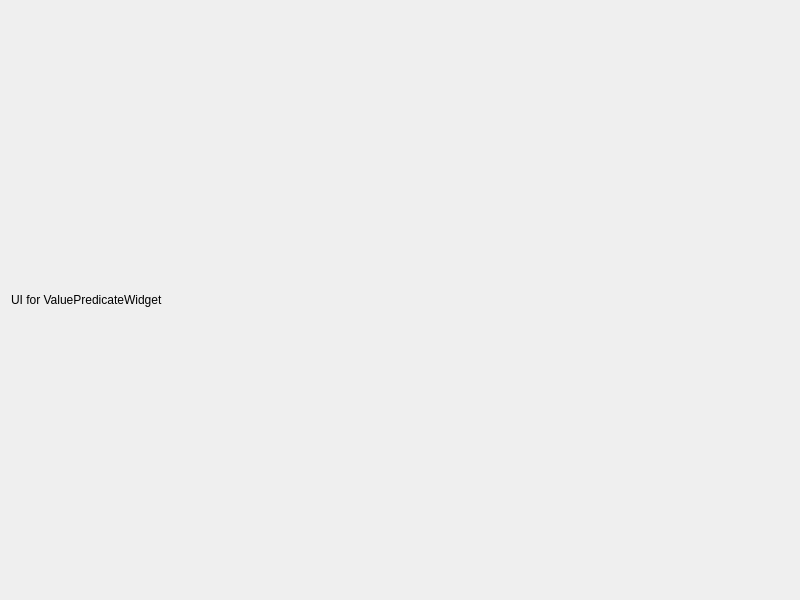
<?xml version="1.0" encoding="UTF-8"?>
<ui version="4.0">
 <class>ValuePredicateWidget</class>
 <widget class="QWidget" name="valuePredicateWidget">
  <property name="geometry">
   <rect>
    <x>0</x>
    <y>0</y>
    <width>800</width>
    <height>600</height>
   </rect>
  </property>
  <property name="windowTitle">
   <string>Value Predicate Widget</string>
  </property>
  <layout class="QVBoxLayout" name="verticalLayout">
   <item>
    <widget class="QLabel" name="label">
     <property name="text">
      <string>UI for ValuePredicateWidget</string>
     </property>
    </widget>
   </item>
  </layout>
 </widget>
 <resources/>
 <connections/>
</ui>
